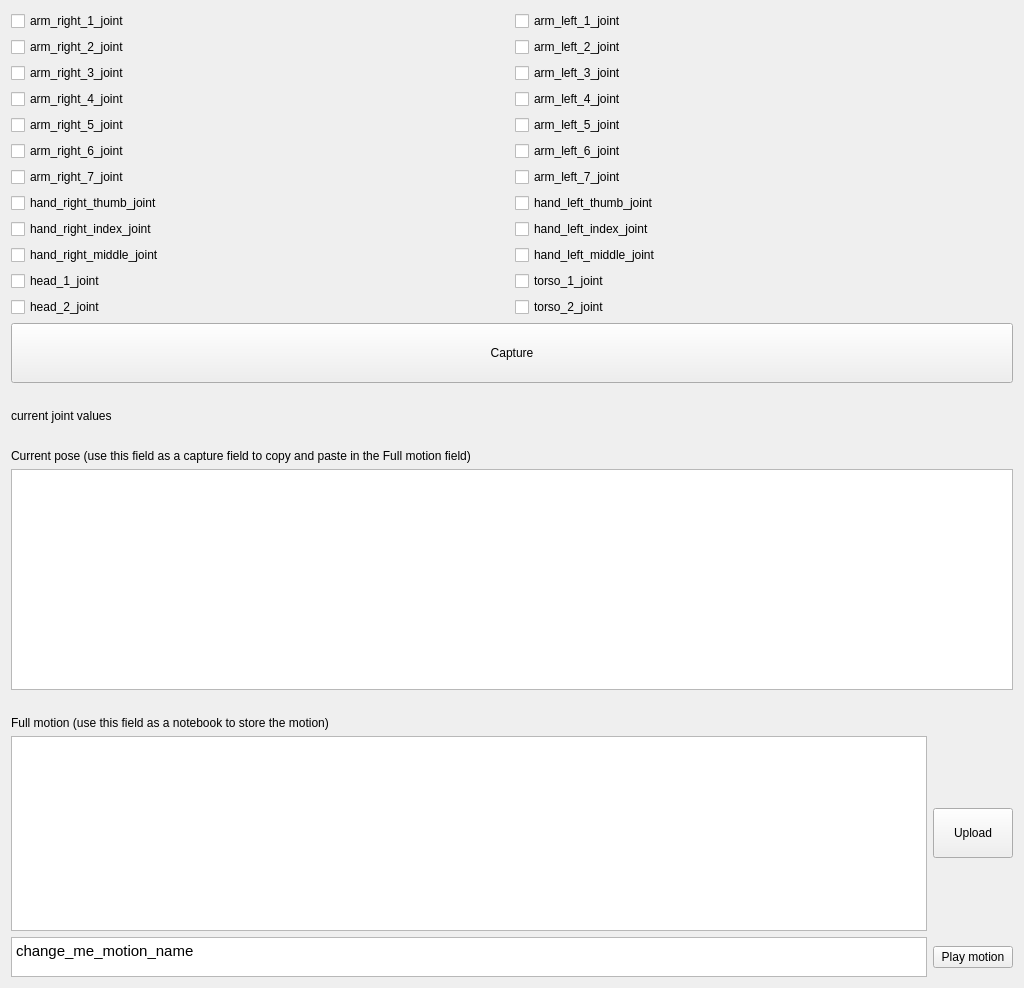
<?xml version="1.0" encoding="UTF-8"?>
<ui version="4.0">
 <class>motion_learn</class>
 <widget class="QWidget" name="motion_learn">
  <property name="geometry">
   <rect>
    <x>0</x>
    <y>0</y>
    <width>1024</width>
    <height>988</height>
   </rect>
  </property>
  <property name="sizePolicy">
   <sizepolicy hsizetype="Preferred" vsizetype="Preferred">
    <horstretch>0</horstretch>
    <verstretch>0</verstretch>
   </sizepolicy>
  </property>
  <property name="minimumSize">
   <size>
    <width>1024</width>
    <height>768</height>
   </size>
  </property>
  <property name="windowTitle">
   <string>Capture motions</string>
  </property>
  <layout class="QVBoxLayout" name="verticalLayout">
   <item>
    <layout class="QGridLayout" name="check_boxes_layout">
     <item row="5" column="1">
      <widget class="QCheckBox" name="arm_left_5_joint_c">
       <property name="text">
        <string>arm_left_5_joint</string>
       </property>
      </widget>
     </item>
     <item row="1" column="1">
      <widget class="QCheckBox" name="arm_left_1_joint_c">
       <property name="text">
        <string>arm_left_1_joint</string>
       </property>
      </widget>
     </item>
     <item row="5" column="0">
      <widget class="QCheckBox" name="arm_right_5_joint_c">
       <property name="text">
        <string>arm_right_5_joint</string>
       </property>
      </widget>
     </item>
     <item row="9" column="1">
      <widget class="QCheckBox" name="hand_left_index_joint_c">
       <property name="text">
        <string>hand_left_index_joint</string>
       </property>
      </widget>
     </item>
     <item row="4" column="0">
      <widget class="QCheckBox" name="arm_right_4_joint_c">
       <property name="text">
        <string>arm_right_4_joint</string>
       </property>
      </widget>
     </item>
     <item row="7" column="0">
      <widget class="QCheckBox" name="arm_right_7_joint_c">
       <property name="text">
        <string>arm_right_7_joint</string>
       </property>
      </widget>
     </item>
     <item row="9" column="0">
      <widget class="QCheckBox" name="hand_right_index_joint_c">
       <property name="text">
        <string>hand_right_index_joint</string>
       </property>
      </widget>
     </item>
     <item row="6" column="0">
      <widget class="QCheckBox" name="arm_right_6_joint_c">
       <property name="text">
        <string>arm_right_6_joint</string>
       </property>
      </widget>
     </item>
     <item row="8" column="1">
      <widget class="QCheckBox" name="hand_left_thumb_joint_c">
       <property name="text">
        <string>hand_left_thumb_joint</string>
       </property>
      </widget>
     </item>
     <item row="6" column="1">
      <widget class="QCheckBox" name="arm_left_6_joint_c">
       <property name="text">
        <string>arm_left_6_joint</string>
       </property>
      </widget>
     </item>
     <item row="4" column="1">
      <widget class="QCheckBox" name="arm_left_4_joint_c">
       <property name="text">
        <string>arm_left_4_joint</string>
       </property>
      </widget>
     </item>
     <item row="2" column="0">
      <widget class="QCheckBox" name="arm_right_2_joint_c">
       <property name="text">
        <string>arm_right_2_joint</string>
       </property>
      </widget>
     </item>
     <item row="1" column="0">
      <widget class="QCheckBox" name="arm_right_1_joint_c">
       <property name="text">
        <string>arm_right_1_joint</string>
       </property>
      </widget>
     </item>
     <item row="7" column="1">
      <widget class="QCheckBox" name="arm_left_7_joint_c">
       <property name="text">
        <string>arm_left_7_joint</string>
       </property>
      </widget>
     </item>
     <item row="3" column="0">
      <widget class="QCheckBox" name="arm_right_3_joint_c">
       <property name="text">
        <string>arm_right_3_joint</string>
       </property>
      </widget>
     </item>
     <item row="3" column="1">
      <widget class="QCheckBox" name="arm_left_3_joint_c">
       <property name="text">
        <string>arm_left_3_joint</string>
       </property>
      </widget>
     </item>
     <item row="11" column="1">
      <widget class="QCheckBox" name="torso_1_joint_c">
       <property name="text">
        <string>torso_1_joint</string>
       </property>
      </widget>
     </item>
     <item row="8" column="0">
      <widget class="QCheckBox" name="hand_right_thumb_joint_c">
       <property name="text">
        <string>hand_right_thumb_joint</string>
       </property>
      </widget>
     </item>
     <item row="10" column="1">
      <widget class="QCheckBox" name="hand_left_middle_joint_c">
       <property name="text">
        <string>hand_left_middle_joint</string>
       </property>
      </widget>
     </item>
     <item row="10" column="0">
      <widget class="QCheckBox" name="hand_right_middle_joint_c">
       <property name="text">
        <string>hand_right_middle_joint</string>
       </property>
      </widget>
     </item>
     <item row="2" column="1">
      <widget class="QCheckBox" name="arm_left_2_joint_c">
       <property name="text">
        <string>arm_left_2_joint</string>
       </property>
      </widget>
     </item>
     <item row="12" column="1">
      <widget class="QCheckBox" name="torso_2_joint_c">
       <property name="text">
        <string>torso_2_joint</string>
       </property>
      </widget>
     </item>
     <item row="11" column="0">
      <widget class="QCheckBox" name="head_1_joint_c">
       <property name="text">
        <string>head_1_joint</string>
       </property>
      </widget>
     </item>
     <item row="12" column="0">
      <widget class="QCheckBox" name="head_2_joint_c">
       <property name="text">
        <string>head_2_joint</string>
       </property>
      </widget>
     </item>
     <item row="13" column="0" rowspan="2" colspan="2">
      <widget class="QPushButton" name="capture_button">
       <property name="minimumSize">
        <size>
         <width>0</width>
         <height>60</height>
        </size>
       </property>
       <property name="text">
        <string>Capture</string>
       </property>
      </widget>
     </item>
    </layout>
   </item>
   <item>
    <spacer name="horizontalSpacer">
     <property name="orientation">
      <enum>Qt::Horizontal</enum>
     </property>
     <property name="sizeHint" stdset="0">
      <size>
       <width>40</width>
       <height>20</height>
      </size>
     </property>
    </spacer>
   </item>
   <item>
    <widget class="QLabel" name="current_joint_values_label">
     <property name="text">
      <string>current joint values</string>
     </property>
    </widget>
   </item>
   <item>
    <spacer name="horizontalSpacer_2">
     <property name="orientation">
      <enum>Qt::Horizontal</enum>
     </property>
     <property name="sizeHint" stdset="0">
      <size>
       <width>40</width>
       <height>20</height>
      </size>
     </property>
    </spacer>
   </item>
   <item>
    <layout class="QGridLayout" name="gridLayout_3">
     <item row="0" column="0">
      <widget class="QLabel" name="current_pose_label">
       <property name="text">
        <string>Current pose (use this field as a capture field to copy and paste in the Full motion field)</string>
       </property>
      </widget>
     </item>
     <item row="1" column="0">
      <widget class="QTextEdit" name="current_pose"/>
     </item>
     <item row="1" column="1">
      <layout class="QVBoxLayout" name="verticalLayout_2"/>
     </item>
    </layout>
   </item>
   <item>
    <spacer name="horizontalSpacer_3">
     <property name="orientation">
      <enum>Qt::Horizontal</enum>
     </property>
     <property name="sizeHint" stdset="0">
      <size>
       <width>40</width>
       <height>20</height>
      </size>
     </property>
    </spacer>
   </item>
   <item>
    <widget class="QLabel" name="full_motion_label">
     <property name="text">
      <string>Full motion (use this field as a notebook to store the motion)</string>
     </property>
    </widget>
   </item>
   <item>
    <layout class="QGridLayout" name="full_motion_stuff_layout">
     <item row="0" column="1">
      <widget class="QPushButton" name="upload_button">
       <property name="minimumSize">
        <size>
         <width>0</width>
         <height>50</height>
        </size>
       </property>
       <property name="text">
        <string>Upload</string>
       </property>
      </widget>
     </item>
     <item row="0" column="0">
      <widget class="QTextEdit" name="full_motion"/>
     </item>
     <item row="2" column="1">
      <widget class="QPushButton" name="play_button">
       <property name="text">
        <string>Play motion</string>
       </property>
      </widget>
     </item>
     <item row="2" column="0">
      <widget class="QTextEdit" name="motion_name">
       <property name="sizePolicy">
        <sizepolicy hsizetype="Expanding" vsizetype="Minimum">
         <horstretch>0</horstretch>
         <verstretch>0</verstretch>
        </sizepolicy>
       </property>
       <property name="minimumSize">
        <size>
         <width>0</width>
         <height>40</height>
        </size>
       </property>
       <property name="maximumSize">
        <size>
         <width>16777215</width>
         <height>40</height>
        </size>
       </property>
       <property name="html">
        <string>&lt;!DOCTYPE HTML PUBLIC &quot;-//W3C//DTD HTML 4.0//EN&quot; &quot;http://www.w3.org/TR/REC-html40/strict.dtd&quot;&gt;
&lt;html&gt;&lt;head&gt;&lt;meta name=&quot;qrichtext&quot; content=&quot;1&quot; /&gt;&lt;style type=&quot;text/css&quot;&gt;
p, li { white-space: pre-wrap; }
&lt;/style&gt;&lt;/head&gt;&lt;body style=&quot; font-family:'Ubuntu'; font-size:11pt; font-weight:400; font-style:normal;&quot;&gt;
&lt;p style=&quot; margin-top:0px; margin-bottom:0px; margin-left:0px; margin-right:0px; -qt-block-indent:0; text-indent:0px;&quot;&gt;change_me_motion_name&lt;/p&gt;&lt;/body&gt;&lt;/html&gt;</string>
       </property>
      </widget>
     </item>
    </layout>
   </item>
  </layout>
 </widget>
 <resources/>
 <connections/>
</ui>
